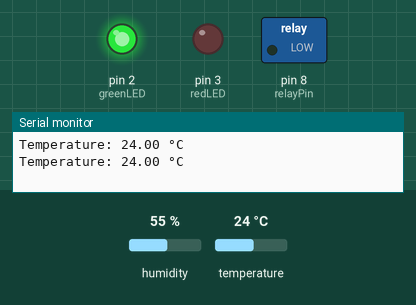
A sketch run on a simulated Arduino Uno, built with avr-gcc and run on an emulated ATmega328P. Shown: switched loads named in the sketch (green lamp = pin HIGH), output pins drawn as LEDs (lit = HIGH), the last lines printed to the serial monitor. The test bench sets the inputs (shaded band); at power-on: temperature 24 °C, humidity 55 %.

Above: at 2.8 s.
2.9 s: temperature set to 26 °C
At 5.1 s:
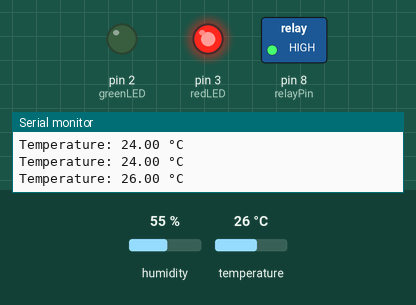
5.6 s: temperature set to 12 °C
At 7.5 s:
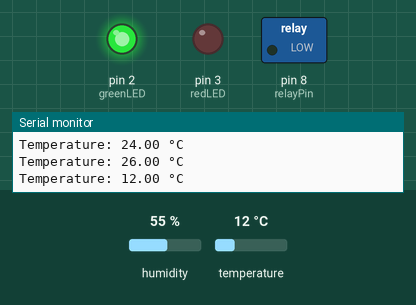
8.3 s: temperature set to 28 °C
At 11.1 s:
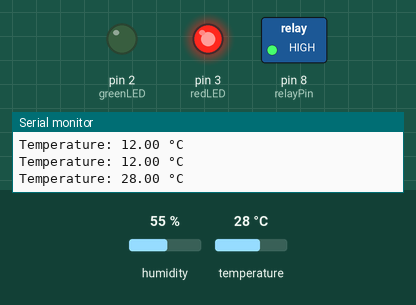
Timing chart, 0 to 12.6 s (numbered marks = the images above; inputs shaded):
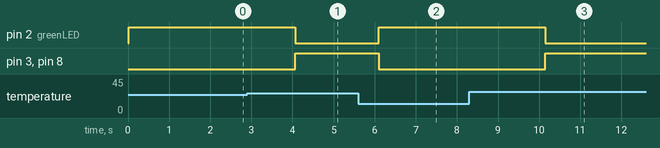

Measured:
- the behaviour switches between 24 and 25 °C on temperature (found by bisection; images 0 and 1)
- after the input at 2.9 s, pin 2 (greenLED): HIGH → LOW after 1.2 s; pin 3 (redLED), pin 8 (relayPin): LOW → HIGH after 1.2 s
- after the input at 5.6 s, pin 2 (greenLED): LOW → HIGH after 0.50 s; pin 3 (redLED), pin 8 (relayPin): HIGH → LOW after 0.50 s
- after the input at 8.3 s, pin 2 (greenLED): HIGH → LOW after 1.8 s; pin 3 (redLED), pin 8 (relayPin): LOW → HIGH after 1.8 s

The sketch:

temperature.ino
```cpp
#include "DHT.h"

#define DHTPIN 7
#define DHTTYPE DHT11

DHT dht(DHTPIN, DHTTYPE);

int greenLED = 2;
int redLED = 3;
int relayPin = 8;

void setup() {
  Serial.begin(9600);
  dht.begin();

  pinMode(greenLED, OUTPUT);
  pinMode(redLED, OUTPUT);
  pinMode(relayPin, OUTPUT);
}

void loop() {
  float temp = dht.readTemperature();

  if (isnan(temp)) {
    Serial.println("Sensor error!");
    return;
  }

  Serial.print("Temperature: ");
  Serial.print(temp);
  Serial.println(" °C");

  if (temp < 25) {
    digitalWrite(greenLED, HIGH);
    digitalWrite(redLED, LOW);
    digitalWrite(relayPin, LOW);   // Fan OFF
  }
  else {
    digitalWrite(greenLED, LOW);
    digitalWrite(redLED, HIGH);
    digitalWrite(relayPin, HIGH);  // Fan ON
  }

  delay(2000);
}
```
